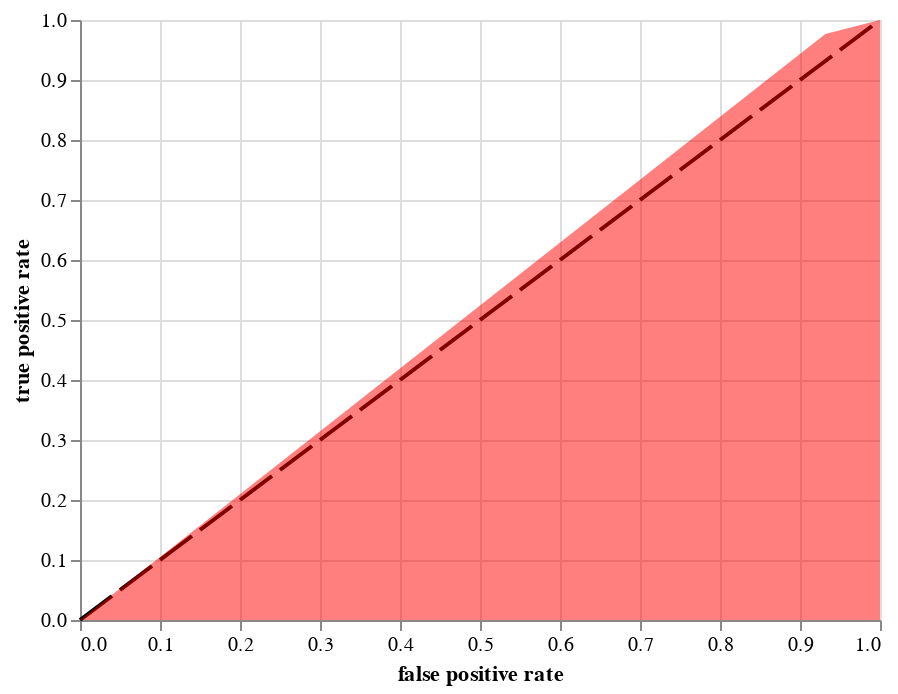

Notebook code for this chart:
### Markdown cell above
> The precision score for the independant algea test set is. 0.4545

### Code cell
mean_model.visualize('roc', mean_test, task='algea_EC50')

### Figure 1 — Vega-Lite specification as saved in the notebook (floating-point values rounded to 4 significant figures)
{"config": {"view": {"continuousWidth": 400, "continuousHeight": 300}}, "layer": [{"data": {"name": "data-28880620c4ce6846c6811bc07c83cec4"}, "mark": {"type": "line", "color": "black", "strokeDash": [20, 5]}, "encoding": {"x": {"type": "quantitative", "field": "line", "scale": {"domain": [0.0, 1.0]}, "title": "false positive rate"}, "y": {"type": "quantitative", "field": "line", "scale": {"domain": [0.0, 1.0]}, "title": "true positive rate"}}}, {"data": {"name": "data-23efb1466124a75b8d740d4d2683f857"}, "mark": {"type": "area", "fill": "red", "fillOpacity": 0.5}, "encoding": {"x": {"type": "quantitative", "field": "fpr", "title": "false positive rate"}, "y": {"type": "quantitative", "field": "tpr", "title": "true positive rate"}}}], "$schema": "https://vega.github.io/schema/vega-lite/v4.8.1.json", "datasets": {"data-28880620c4ce6846c6811bc07c83cec4": [{"line": 0}, {"line": 1}], "data-23efb1466124a75b8d740d4d2683f857": [{"fpr": 0.0, "tpr": 0.0, "thresholds": 2}, {"fpr": 0.9317, "tpr": 0.9766, "thresholds": 1}, {"fpr": 1.0, "tpr": 1.0, "thresholds": 0}]}}
